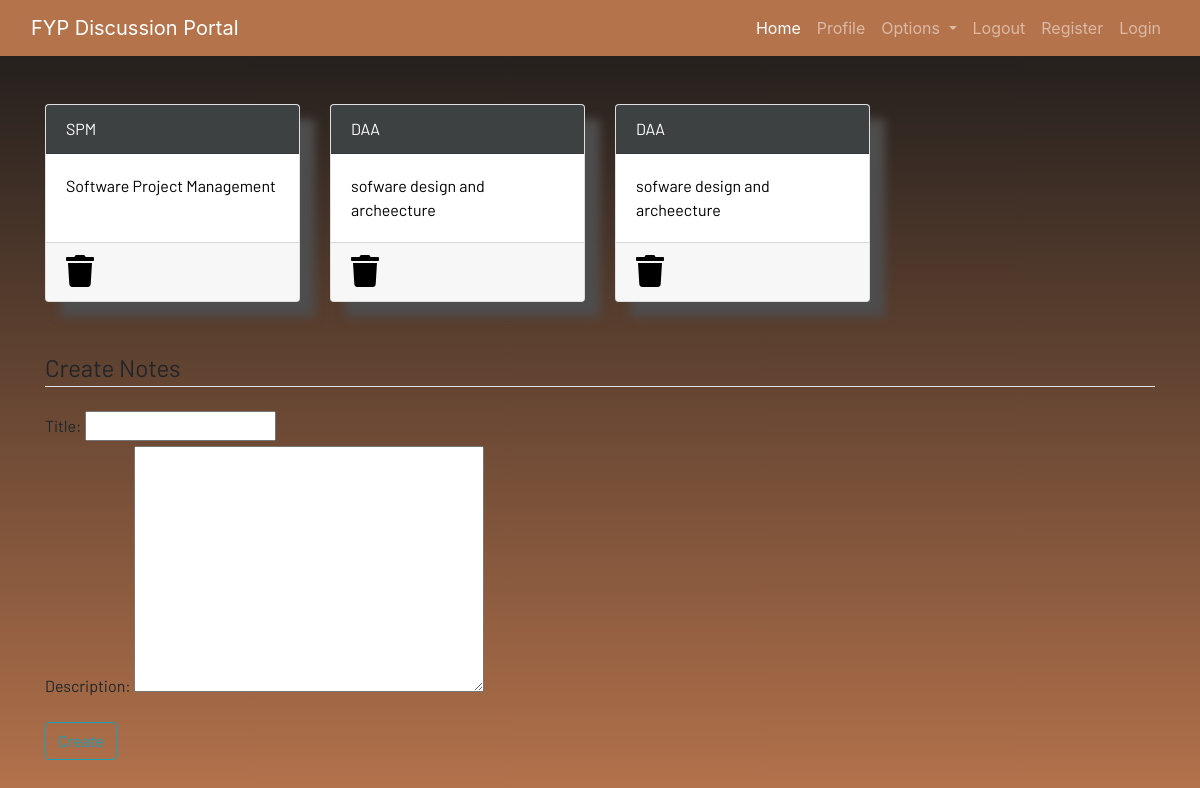
The app's page /notes (signed in), older data.
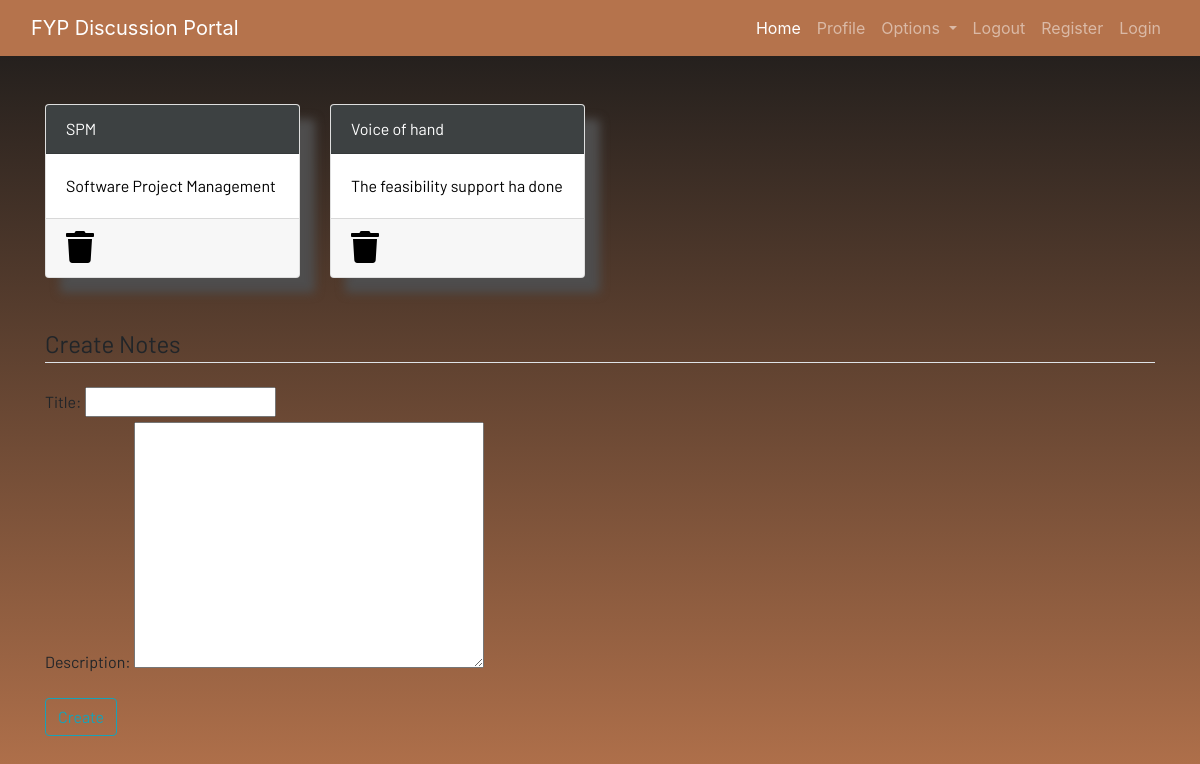
The same page, newer data.
### dashboard/models.py (models this page shows, shortened)
class Notes(models.Model):
    user=models.ForeignKey(User,on_delete=models.CASCADE)
    title=models.CharField(max_length=200)
    description=models.TextField()
    class Meta:
        verbose_name = "notes"
        verbose_name_plural = "notes"

### dashboard/views.py (the view)
# urls.py: path('notes',views.notes, name="notes"),
def notes(request):
    if request.method=="POST":
        form=NotesForm(request.POST)
        if form.is_valid():
            notes=Notes(user=request.user,title=request.POST['title'],description=request.POST['description'])
            notes.save()
        messages.success(request,f"Notes added from {request.user.username} successfully")
    else:
        form=NotesForm
    notes=Notes.objects.filter(user=request.user)
    context={
        'notes': notes ,'form': form
    }
    return render(request,'dashboard/notes.html',context)

### dashboard/templates/dashboard/notes.html (shortened to what this page needs)
{% extends 'dashboard/base.html' %} {% load static %} {% block content %}
<div class="container">
  <div class="row">
    {% for note in notes %}
    <div class="col-md-3">
      <a href="{% url 'notes_detail' note.id %}">
        <div class="card">
          <div class="card-header">{{note.title}}</div>
          <div class="card-body">{{note.description |slice:"0:100"}}</div>
          <div class="card-footer mt-auto">
            <a href="{% url 'delete_note' note.id %}">
              <i class="fa fa-trash fa-2x"></i
            ></a>
          </div>
        </div>
      </a>
    </div>
    {% endfor %}
    <br /><br />
  </div>
</div>
<br /><br />
<div class="container">
  <form method="POST">
    <fieldset class="form-group">
      {{form}}
      <legend class="border-bottom mb-4">Create Notes</legend>
    </fieldset>
    <div class="form-group">
      <button href="" class="btn btn-outline-info" type="submit">Create</button>
    </div>
  </form>
</div>
{% endblock content %}

Row changes from the older to the newer data that the page shows:
removed Notes: title "DAA", description "sofware design and archeecture"
removed Notes: title "DAA", description "sofware design and archeecture"
added Notes: title "Voice of hand", description "The feasibility support ha done"
